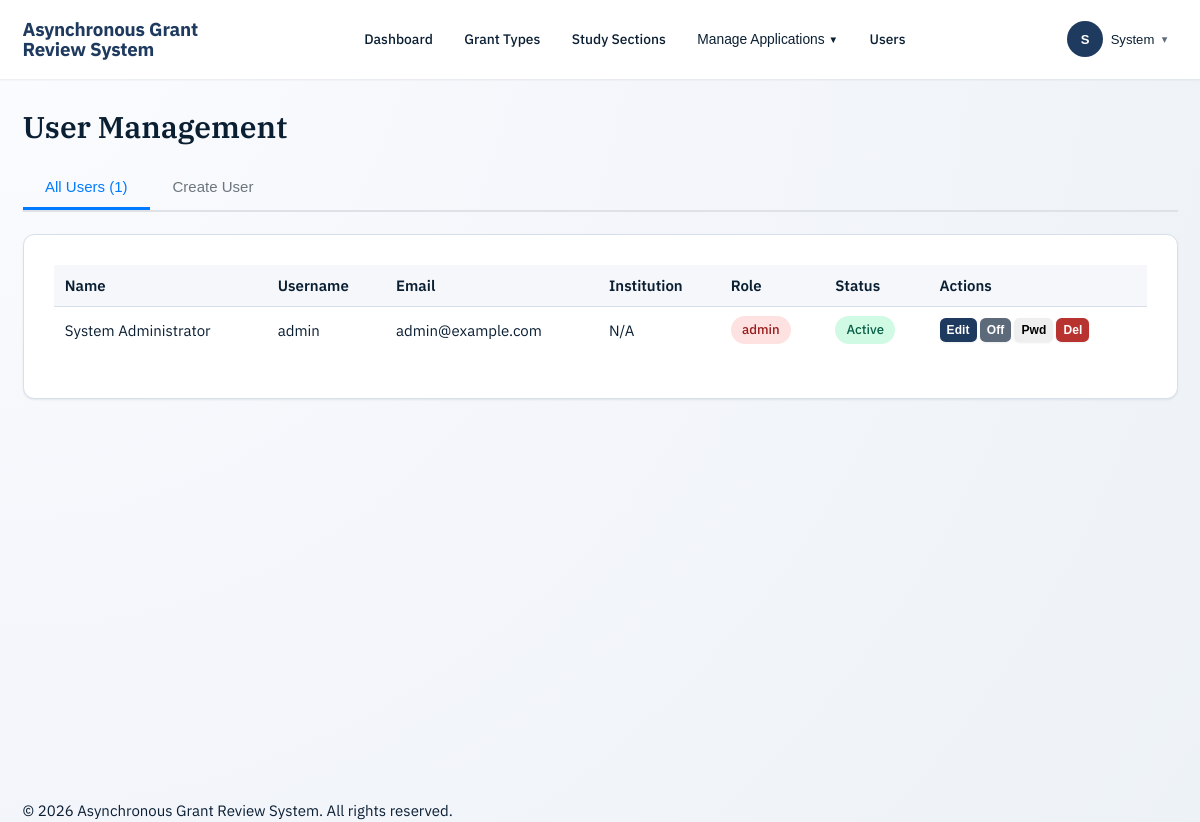
The page /admin/users.php (signed in) on the database its author committed.
### tables this page shows
CREATE TABLE IF NOT EXISTS users (
    id BIGINT AUTO_INCREMENT PRIMARY KEY,
    username VARCHAR(100) UNIQUE NOT NULL,
    password_hash VARCHAR(255) NOT NULL,
    full_name VARCHAR(255) NOT NULL,
    first_name VARCHAR(100) NULL,
    last_name VARCHAR(100) NULL,
    degrees VARCHAR(100) NULL,
    email VARCHAR(255) NOT NULL,
    institution VARCHAR(255) NULL,
    role ENUM('admin', 'reviewer') NOT NULL DEFAULT 'reviewer',
    is_active BOOLEAN DEFAULT TRUE,
    created_at TIMESTAMP DEFAULT CURRENT_TIMESTAMP,
    updated_at TIMESTAMP DEFAULT CURRENT_TIMESTAMP ON UPDATE CURRENT_TIMESTAMP,
    last_login TIMESTAMP NULL,
    INDEX idx_username (username),
    INDEX idx_role (role),
    INDEX idx_is_active (is_active)
);

### includes/sanitize_enhanced.php (called while the page is built, shortened)
<?php
function escapeHtml(string $string): string
{
    return htmlspecialchars($string, ENT_QUOTES | ENT_HTML5, 'UTF-8');
}
function escapeJs(string $string): string
{
    $result = '';
    $length = mb_strlen($string, 'UTF-8');
    for ($i = 0; $i < $length; $i++) {
        $char = mb_substr($string, $i, 1, 'UTF-8');
        $ord = mb_ord($char, 'UTF-8');
        if (ctype_alnum($char)) {
            $result .= $char;
        } else {
            $result .= sprintf('\\u%04x', $ord);
        }
    }
    return $result;
}
if (!function_exists('escape')) {
function escape($string): string
{
    return escapeHtml($string);
}
}
if (!function_exists('sanitize')) {
function sanitize(string $string): string
{
    return trim(strip_tags($string));
}
}

### includes/auth.php (called while the page is built, shortened)
<?php
class Auth {
    public static function isLoggedIn() {
        return isset($_SESSION['logged_in']) && $_SESSION['logged_in'] === true;
    }
    public static function isAdmin() {
        return self::isLoggedIn() && $_SESSION['role'] === 'admin';
    }
    public static function getUserId() {
        return $_SESSION['user_id'] ?? null;
    }
    public static function getFullName() {
        return $_SESSION['full_name'] ?? null;
    }
}

### admin/users.php (the view, shortened to what this page needs)
<?php
require_once '../includes/auth.php';
$db = Database::getInstance()->getConnection();
$page = isset($_GET['page']) ? max(1, (int)$_GET['page']) : 1;
$perPage = 10;
$offset = ($page - 1) * $perPage;
$stmt = $db->query("SELECT COUNT(*) as total FROM users");
$row = $stmt->fetch();
$totalUsers = $row ? (int) $row['total'] : 0;
$stmt = $db->prepare("SELECT * FROM users ORDER BY role, last_name, first_name LIMIT ? OFFSET ?");
$stmt->execute([$perPage, $offset]);
$users = $stmt->fetchAll();
require_once '../includes/header.php';
?>
<h1 class="mb-4">User Management</h1>
<div class="tab-container">
    <div class="tab-buttons">
        <button class="tab-button active" onclick="showTab('all-users')">All Users (<?php echo $totalUsers; ?>)</button>
        <button class="tab-button" onclick="showTab('create-user')">Create User</button>
    </div>
</div>
<div id="tab-all-users" class="tab-content active">
    <div class="card">
        <div class="card-body" style="overflow-x: auto;">
            <table class="table" aria-describedby="users-table-description">
                <thead>
                    <tr>
                        <th scope="col">Name</th>
                        <th scope="col">Username</th>
                        <th scope="col">Email</th>
                        <th scope="col">Institution</th>
                        <th scope="col">Role</th>
                        <th scope="col">Status</th>
                        <th scope="col">Actions</th>
                    </tr>
                </thead>
                <tbody>
                    <?php if (empty($users)): ?>
                        <tr>
                            <td colspan="7" class="text-center text-muted">No users found.</td>
                        </tr>
                    <?php else: ?>
                        <?php foreach ($users as $user): ?>
                            <tr>
                                <td><?php echo escape($user['full_name']); ?></td>
                                <td><?php echo escape($user['username']); ?></td>
                                <td><?php echo escape($user['email']); ?></td>
                                <td><?php echo escape($user['institution'] ?? 'N/A'); ?></td>
                                <td><span class="badge badge-<?php echo $user['role'] === 'admin' ? 'danger' : 'primary'; ?>"><?php echo escape($user['role']); ?></span></td>
                                <td>
                                    <span class="badge badge-<?php echo $user['is_active'] ? 'success' : 'secondary'; ?>">
                                        <?php echo $user['is_active'] ? 'Active' : 'Inactive'; ?>
                                    </span>
                                </td>
                                <td style="white-space: nowrap; font-size: 0.85rem;">
                                    <button
                                        type="button"
                                        class="btn btn-sm btn-primary"
                                        onclick="showEditUser(<?php echo htmlspecialchars(json_encode($user), ENT_QUOTES); ?>)"
                                        title="Edit User"
                                        style="padding: 0.25rem 0.4rem; font-size: 0.8rem;"
                                    >
                                        Edit
                                    </button>
                                    <button
                                        type="button"
                                        class="btn btn-sm btn-secondary"
                                        onclick="showToggleStatus(<?php echo (int) $user['id']; ?>, '<?php echo escapeJs($user['full_name']); ?>', <?php echo (int)$user['is_active']; ?>)"
                                        title="Toggle Active Status"
                                        style="padding: 0.25rem 0.4rem; font-size: 0.8rem;"
                                    >
                                        <?php echo $user['is_active'] ? 'Off' : 'On'; ?>
                                    </button>
                                    <button
                                        type="button"
                                        class="btn btn-sm btn-warning"
                                        onclick="showResetPassword(<?php echo (int) $user['id']; ?>, '<?php echo escapeJs($user['username']); ?>', '<?php echo escapeJs($user['full_name']); ?>')"
                                        title="Reset Password"
                                        style="padding: 0.25rem 0.4rem; font-size: 0.8rem;"
                                    >
                                        Pwd
                                    </button>
                                    <button
                                        type="button"
                                        class="btn btn-sm btn-danger"
                                        onclick="showDeleteUser(<?php echo (int) $user['id']; ?>, '<?php echo escapeJs($user['full_name']); ?>')"
                                        title="Delete User"
                                        style="padding: 0.25rem 0.4rem; font-size: 0.8rem;"
                                    >
                                        Del
                                    </button>
                                </td>
                            </tr>
                        <?php endforeach; ?>
                    <?php endif; ?>
                </tbody>
            </table>
        </div>
    </div>
</div>
<?php require_once '../includes/footer.php'; ?>

### includes/header.php (shortened to what this page needs)
?><!DOCTYPE html>
<html lang="en">
<head>
    <link rel="stylesheet" href="<?php echo BASE_URL; ?>/assets/css/style.css?v=20260510b">
    <link rel="stylesheet" href="<?php echo BASE_URL; ?>/assets/css/components.css?v=20260510b">
    <link rel="stylesheet" href="<?php echo BASE_URL; ?>/assets/css/utilities.css?v=20260510b">
    <link rel="stylesheet" href="<?php echo BASE_URL; ?>/assets/css/page-styles.css?v=20260510b">
</head>
<body>
    <header class="header" id="main-header">
        <div class="container">
            <div class="header-content">
                <a href="<?php echo BASE_URL; ?>/welcome.php" class="brand" aria-label="<?php echo escape(APP_NAME); ?> home">
                    <span class="brand-text">
                        <span class="brand-name"><?php echo escape(APP_NAME); ?></span>
                    </span>
                </a>
                <?php
                $userRole = Auth::isAdmin() ? 'admin' : (Auth::isReviewer() ? 'reviewer' : null);
                if ($userRole) {
                    echo renderNavigation($userRole, Auth::getUserId());
                }
                ?>
                <?php
                $fullName = trim(Auth::getFullName() ?? '');
                $firstName = $fullName !== '' ? preg_split('/\s+/', $fullName)[0] : 'Account';
                $initial = $firstName !== '' ? strtoupper(substr($firstName, 0, 1)) : '?';
                ?>
                <div class="user-menu">
                    <button class="user-menu-button" type="button" aria-haspopup="true" aria-expanded="false" id="user-menu-button" aria-label="User menu for <?php echo escape($firstName); ?>">
                        <span class="user-avatar" aria-hidden="true"><?php echo escape($initial); ?></span>
                        <span class="user-menu-label"><?php echo escape($firstName); ?></span>
                        <span class="user-menu-caret" aria-hidden="true">▾</span>
                    </button>
                </div>
            </div>
        </div>
    </header>
    <main class="main-content" id="main-content">
        <div class="container">

### assets/css/components.css (style rules this page uses)
:root, [data-theme="light"] { --bg-primary: #ffffff; --bg-secondary: #f5f7fb; --bg-tertiary: #e9ecef; --text-primary: #0b1f33; --text-secondary: #5f6c7b; --text-tertiary: #8b95a5; --border-color: #d7e0ea; --border-color-light: #e8eeF5; --shadow-color: rgba(15, 32, 50, 0.08); --overlay-color: rgba(15, 32, 50, 0.4); }
*:not(.agr-modal):not(.agr-modal-backdrop):not(.agr-toast) { transition: background-color 0.3s ease, color 0.3s ease, border-color 0.3s ease, box-shadow 0.3s ease; }

### assets/css/utilities.css (style rules this page uses)
.mb-4 { margin-bottom: var(--spacing-lg); }

### assets/css/page-styles.css (style rules this page uses)
.tab-container { border-bottom: 2px solid #dee2e6; margin-bottom: 1.5rem; }
.tab-buttons { display: flex; gap: 0; }
.tab-button { padding: 0.75rem 1.5rem; background: none; border: none; border-bottom: 3px solid transparent; cursor: pointer; font-size: 1rem; font-weight: 500; color: #6c757d; transition: all 0.2s; }
.tab-button.active { color: #007bff; border-bottom-color: #007bff; }
.tab-content { display: none; }
.tab-content.active { display: block; }

### rows shown on the page
users: first_name "S", first_name "System", full_name "System Administrator", username "admin", email "admin@example.com", institution "N/A", role "admin", is_active "Active"

### other values the page prints
APP_NAME "Asynchronous Grant Review System"
$item['title'] "Dashboard"
$item['title'] "Grant Types"
$item['title'] "Study Sections"
$item['title'] "Users"
$totalUsers "1"
